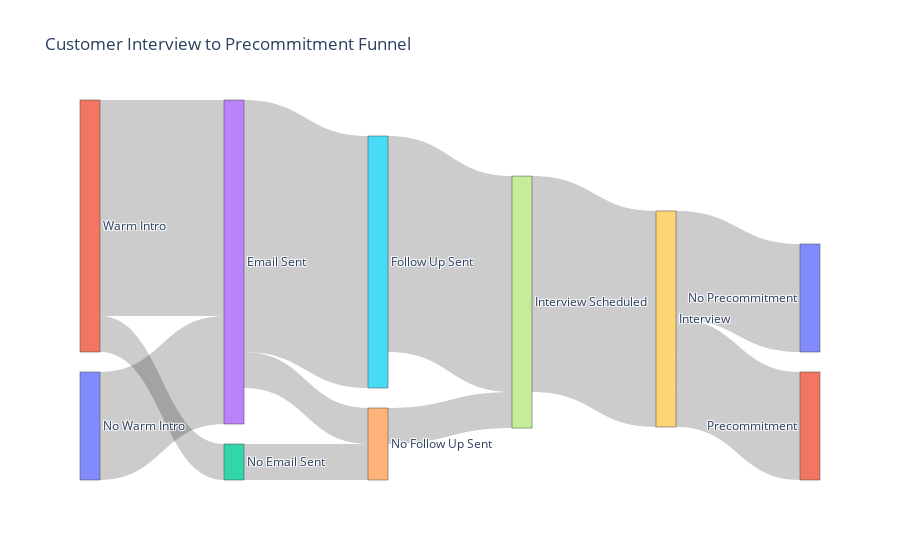

Write notebook code for a chart like this one.
### Code cell
source = source_target_df['source']
target = source_target_df['target']
value = source_target_df['value']

link = dict(source = source, target = target, value = value)
node = {'label': label_names}

data = go.Sankey(link = link, node = node)

fig = go.Figure(data)
fig.update_layout(title="Customer Interview to Precommitment Funnel")
    
fig.show()

### Figure 1 — Plotly figure (JSON) as saved in the notebook; plotly's stock layout.template omitted (floating-point values rounded to 4 significant figures)
{"data": [{"link": {"source": [1, 1, 1, 0, 1, 0, 1, 0, 1, 1, 3, 2, 3, 3, 3, 3, 3, 3, 3, 3, 5, 4, 4, 5, 5, 5, 5, -1, 5, 5, 7, -1, 7, 7, 7, 7, 7, -1, 7, -1, 9, -1, 9, 9, 9, 9, 9, -1, -1, -1], "target": [3, 2, 3, 3, 3, 3, 3, 3, 3, 3, 5, 4, 4, 5, 5, 5, 5, -1, 5, 5, 7, -1, 7, 7, 7, 7, 7, -1, 7, -1, 9, -1, 9, 9, 9, 9, 9, -1, -1, -1, 11, -1, 11, 11, 10, 10, 10, -1, -1, -1], "value": [1, 1, 1, 1, 1, 1, 1, 1, 1, 1, 1, 1, 1, 1, 1, 1, 1, 1, 1, 1, 1, 1, 1, 1, 1, 1, 1, 1, 1, 1, 1, 1, 1, 1, 1, 1, 1, 1, 1, 1, 1, 1, 1, 1, 1, 1, 1, 1, 1, 1]}, "node": {"label": ["No Warm Intro", "Warm Intro", "No Email Sent", "Email Sent", "No Follow Up Sent", "Follow Up Sent", "No Interview Scheduled", "Interview Scheduled", "No Interview", "Interview", "No Precommitment", "Precommitment"]}, "type": "sankey"}], "layout": {"title": {"text": "Customer Interview to Precommitment Funnel"}}}
